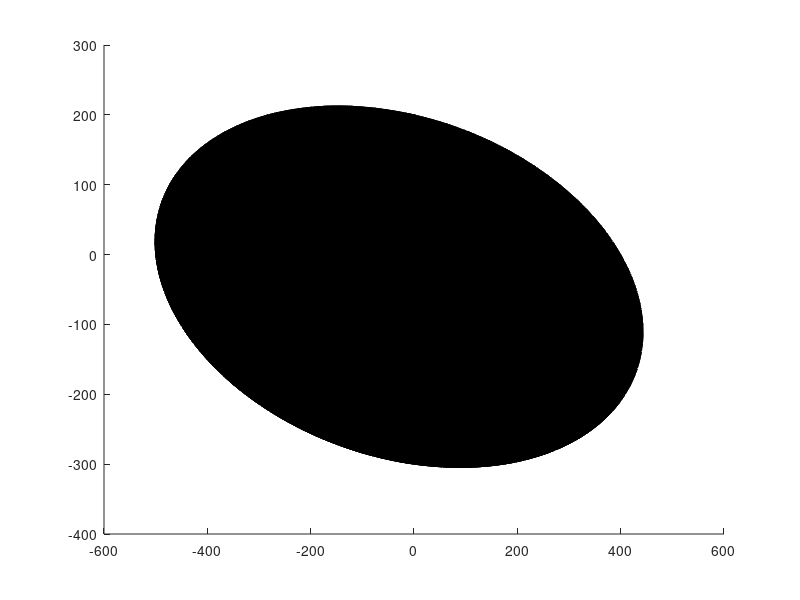

The MATLAB source for this figure: (Note: this script raises an error after producing the figure.)
clear
close all
clc
% Tsai_Wu model
% http://dx.doi.org/10.1016/j.engfailanal.2013.07.001
% In the stress state plane

ft1 = 400;
ft2 = 200;
fc1 = 500;
fc2 = 300;
fv4 = 85;

F1=1/ft1-1/fc1;
F2=1/ft2-1/fc2;
F11=1/(ft1.*fc1);
F22=1/(ft2.*fc2);
F44=1/(fv4.^2);
% -sqrt(F11.*F22) < F12 < sqrt(F11.*F22)
F12=sqrt(F11.*F22)/4;

% Range of stress components
sigma1_range = linspace(-600, 600, 100);
sigma2_range = linspace(-600, 600, 100);
tau12_range = linspace(-200, 200, 100);


% Create a meshgrid for stress components
[sigma1, sigma2, tau12] = meshgrid(sigma1_range, sigma2_range, tau12_range);

% equastion from Paper: http://dx.doi.org/10.1016/j.engfailanal.2013.07.001
Tsai_Wu = F1.*sigma1 + F2.*sigma2 + F11.*(sigma1.^2) + F22.*(sigma2.^2) +...
    2*F12.*sigma1.*sigma2 + F44.*(tau12.^2);


isosurface_threshold = 1;

h1 = patch(isosurface(sigma1, sigma2, tau12, Tsai_Wu, isosurface_threshold));
% set(h1, 'FaceColor', 'b', 'EdgeColor', 'none', 'FaceAlpha', 0.3);
hold on;

isonormals(sigma1, sigma2, tau12,Tsai_Wu,h1)
isocolors(sigma1, sigma2, tau12,tau12,h1)
h1.FaceColor = 'interp';
h1.EdgeColor = 'none';
colorbar('Limits',[-100 100])
set(h1, 'FaceAlpha', 0.9);

xlim([-600 600])
xticks(-600:200:600)
ylim([-600 600])
yticks(-600:200:600)
zlim([-200 200])
zticks(-200:100:200)

xlabel('\sigma_{11}','Rotation',20);
ylabel('\sigma_{22}','Rotation',-25);
zlabel('\tau_{12}');

axis equal;
grid on;
view(3);

% Experimental results from the pure shear test
SH_sigma1 = 0; % Replace with your experimental value
SH_sigma2 = 0; % Replace with your experimental value
SH_tau12 = fv4; % Replace with your experimental value
% Experimental results from the 0° tension
T0_sigma1 = ft1; 
T0_sigma2 = 0; 
T0_tau12 = 0; 
% Experimental results from the 90°
T90_sigma1 = 0; 
T90_sigma2 = ft2; 
T90_tau12 = 0;
% Plot the experimental point on the 3D surface
hold on;
plot3(SH_sigma1, SH_sigma2, SH_tau12, 'ko', 'MarkerSize', 8, 'MarkerFaceColor', 'k');
plot3(T0_sigma1, T0_sigma2, T0_tau12, 'ko', 'MarkerSize', 8, 'MarkerFaceColor', 'k');
plot3(T90_sigma1, T90_sigma2, T90_tau12, 'ko', 'MarkerSize', 8, 'MarkerFaceColor', 'k');

set(gca,'xcolor','k','ycolor','k','zcolor','k','linewidth',1.5,'FontSize',14,'GridColor',...
    [0 0 1])
% legend('Hill48 Yield Surface', 'von Mises Yield Surface', 'Experimental Result');
% l = legend({'Mon Mises','Hill 48','Experimental'}...
%     ,'FontSize',12,'Position',[0.54804762405015 0.766269845740191 0.258928566426039 0.161904757434413]);
% hold off;
legend off
% legend boxoff
% grid off
view([-8.06540462663144 21.0564963843214]);
print(gcf,'-dtiffn','Tasi_Wu_1')
view([0 90]);
print(gcf,'-dtiffn','Tasi_Wu_2')
view([0 0]);
colorbar off
print(gcf,'-dtiffn','Tasi_Wu_3')